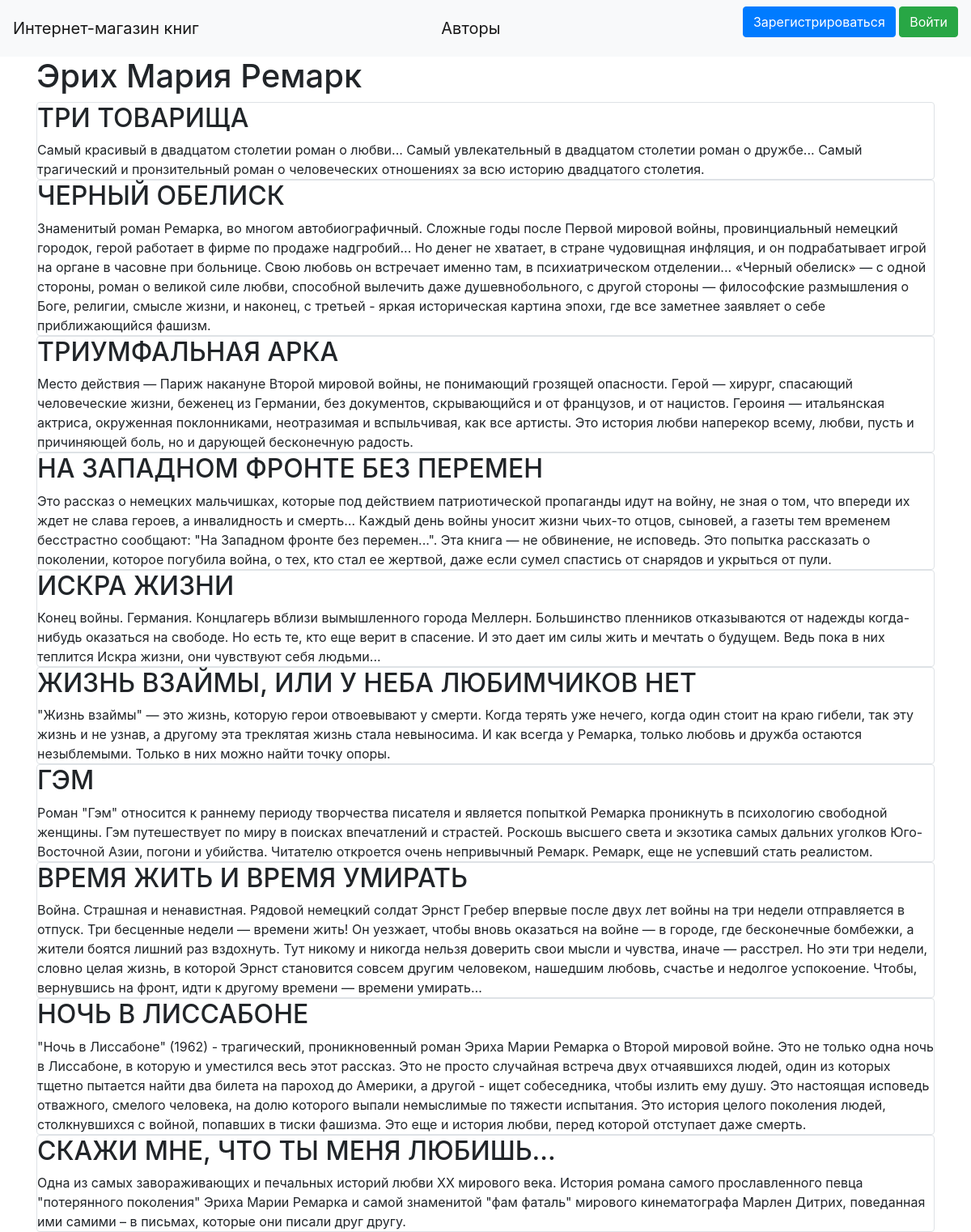
Screenshot of /books/1 with the database file from the repository.
### data/author.py (models this page shows)
class Author(SqlAlchemyBase, SerializerMixin):
    __tablename__ = 'author'
    id = sqlalchemy.Column(sqlalchemy.Integer, primary_key=True, autoincrement=True)
    name = sqlalchemy.Column(sqlalchemy.String, nullable=True)
    books = orm.relation("Books", back_populates='author')

### data/books.py (models this page shows)
class Books(SqlAlchemyBase, SerializerMixin):
    __tablename__ = 'books'
    id = sqlalchemy.Column(sqlalchemy.Integer, primary_key=True, autoincrement=True)
    title = sqlalchemy.Column(sqlalchemy.String, nullable=True)
    description = sqlalchemy.Column(sqlalchemy.String, nullable=True)
    price = sqlalchemy.Column(sqlalchemy.Integer, nullable=True)
    count = sqlalchemy.Column(sqlalchemy.Integer, nullable=True)
    author_id = sqlalchemy.Column(sqlalchemy.Integer, sqlalchemy.ForeignKey("author.id"))
    author = orm.relation('Author')

### main.py (the view)
@app.route('/books/<int:id>')
def show_books(id):
    session = db_session.create_session()
    books = session.query(Books).filter(Books.author_id == id)
    author = session.query(Author).filter(Author.id == id).first()
    author = author.name
    return render_template("books.html", author=author, books=books)

### data/db_session.py (called while the page is built)
def create_session() -> Session:
    global __factory
    return __factory()

### templates/books.html (shortened to what this page needs)
{% extends "base.html" %}
{% block content %}
<h1>{{ author }}</h1>
{% for item in books%}
    {% if item.count != 0 %}
    <div class="col-md6 border rounded">
        <h2>{{item.title}}</h2>
        <div>
            {{item.description}}
        </div>
    </div>
    {% endif %}
{% endfor %}
{% endblock %}

### rows the page displays
Author: name "Эрих Мария Ремарк"
Books: title "ТРИ ТОВАРИЩА", description "Самый красивый в двадцатом столетии роман о любви... Самый увлекательный в двадцатом столетии роман о дружбе... Самый трагический и пронзительный роман о человеческих отношениях за всю историю двадцатого столетия."
Books: title "ЧЕРНЫЙ ОБЕЛИСК", description "Знаменитый роман Ремарка, во многом автобиографичный. Сложные годы после Первой мировой войны, провинциальный немецкий городок, герой работает в фирме по продаже надгробий... Но денег не хватает, в стране чудовищная инфляция, и он подрабатывает игрой на органе в часовне при больнице. Свою любовь он встречает именно там, в психиатрическом отделении... «Черный обелиск» — с одной стороны, роман о великой силе любви, способной вылечить даже душевнобольного, с другой стороны — философские размышления о Боге, религии, смысле жизни, и наконец, с третьей - яркая историческая картина эпохи, где все заметнее заявляет о себе приближающийся фашизм."
Books: title "ТРИУМФАЛЬНАЯ АРКА", description "Место действия — Париж накануне Второй мировой войны, не понимающий грозящей опасности. Герой — хирург, спасающий человеческие жизни, беженец из Германии, без документов, скрывающийся и от французов, и от нацистов. Героиня — итальянская актриса, окруженная поклонниками, неотразимая и вспыльчивая, как все артисты. Это история любви наперекор всему, любви, пусть и причиняющей боль, но и дарующей бесконечную радость."
Books: title "НА ЗАПАДНОМ ФРОНТЕ БЕЗ ПЕРЕМЕН", description "Это рассказ о немецких мальчишках, которые под действием патриотической пропаганды идут на войну, не зная о том, что впереди их ждет не слава героев, а инвалидность и смерть… Каждый день войны уносит жизни чьих-то отцов, сыновей, а газеты тем временем бесстрастно сообщают: \"На Западном фронте без перемен...\". Эта книга — не обвинение, не исповедь. Это попытка рассказать о поколении, которое погубила война, о тех, кто стал ее жертвой, даже если сумел спастись от снарядов и укрыться от пули."
Books: title "ИСКРА ЖИЗНИ", description "Конец войны. Германия. Концлагерь вблизи вымышленного города Меллерн. Большинство пленников отказываются от надежды когда-нибудь оказаться на свободе. Но есть те, кто еще верит в спасение. И это дает им силы жить и мечтать о будущем. Ведь пока в них теплится Искра жизни, они чувствуют себя людьми..."
Books: title "ЖИЗНЬ ВЗАЙМЫ, ИЛИ У НЕБА ЛЮБИМЧИКОВ НЕТ", description "\"Жизнь взаймы\" — это жизнь, которую герои отвоевывают у смерти. Когда терять уже нечего, когда один стоит на краю гибели, так эту жизнь и не узнав, а другому эта треклятая жизнь стала невыносима. И как всегда у Ремарка, только любовь и дружба остаются незыблемыми. Только в них можно найти точку опоры."
Books: title "ГЭМ", description "Роман \"Гэм\" относится к раннему периоду творчества писателя и является попыткой Ремарка проникнуть в психологию свободной женщины. Гэм путешествует по миру в поисках впечатлений и страстей. Роскошь высшего света и экзотика самых дальних уголков Юго-Восточной Азии, погони и убийства. Читателю откроется очень непривычный Ремарк. Ремарк, еще не успевший стать реалистом."
Books: title "ВРЕМЯ ЖИТЬ И ВРЕМЯ УМИРАТЬ", description "Война. Страшная и ненавистная. Рядовой немецкий солдат Эрнст Гребер впервые после двух лет войны на три недели отправляется в отпуск. Три бесценные недели — времени жить! Он уезжает, чтобы вновь оказаться на войне — в городе, где бесконечные бомбежки, а жители боятся лишний раз вздохнуть. Тут никому и никогда нельзя доверить свои мысли и чувства, иначе — расстрел. Но эти три недели, словно целая жизнь, в которой Эрнст становится совсем другим человеком, нашедшим любовь, счастье и недолгое успокоение. Чтобы, вернувшись на фронт, идти к другому времени — времени умирать…"
Books: title "НОЧЬ В ЛИССАБОНЕ", description "\"Ночь в Лиссабоне\" (1962) - трагический, проникновенный роман Эриха Марии Ремарка о Второй мировой войне. Это не только одна ночь в Лиссабоне, в которую и уместился весь этот рассказ. Это не просто случайная встреча двух отчаявшихся людей, один из которых тщетно пытается найти два билета на пароход до Америки, а другой - ищет собеседника, чтобы излить ему душу. Это настоящая исповедь отважного, смелого человека, на долю которого выпали немыслимые по тяжести испытания. Это история целого поколения людей, столкнувшихся с войной, попавших в тиски фашизма. Это еще и история любви, перед которой отступает даже смерть."
Books: title "СКАЖИ МНЕ, ЧТО ТЫ МЕНЯ ЛЮБИШЬ...", description "Одна из самых завораживающих и печальных историй любви ХХ мирового века. История романа самого прославленного певца \"потерянного поколения\" Эриха Марии Ремарка и самой знаменитой \"фам фаталь\" мирового кинематографа Марлен Дитрих, поведанная ими самими – в письмах, которые они писали друг другу."
